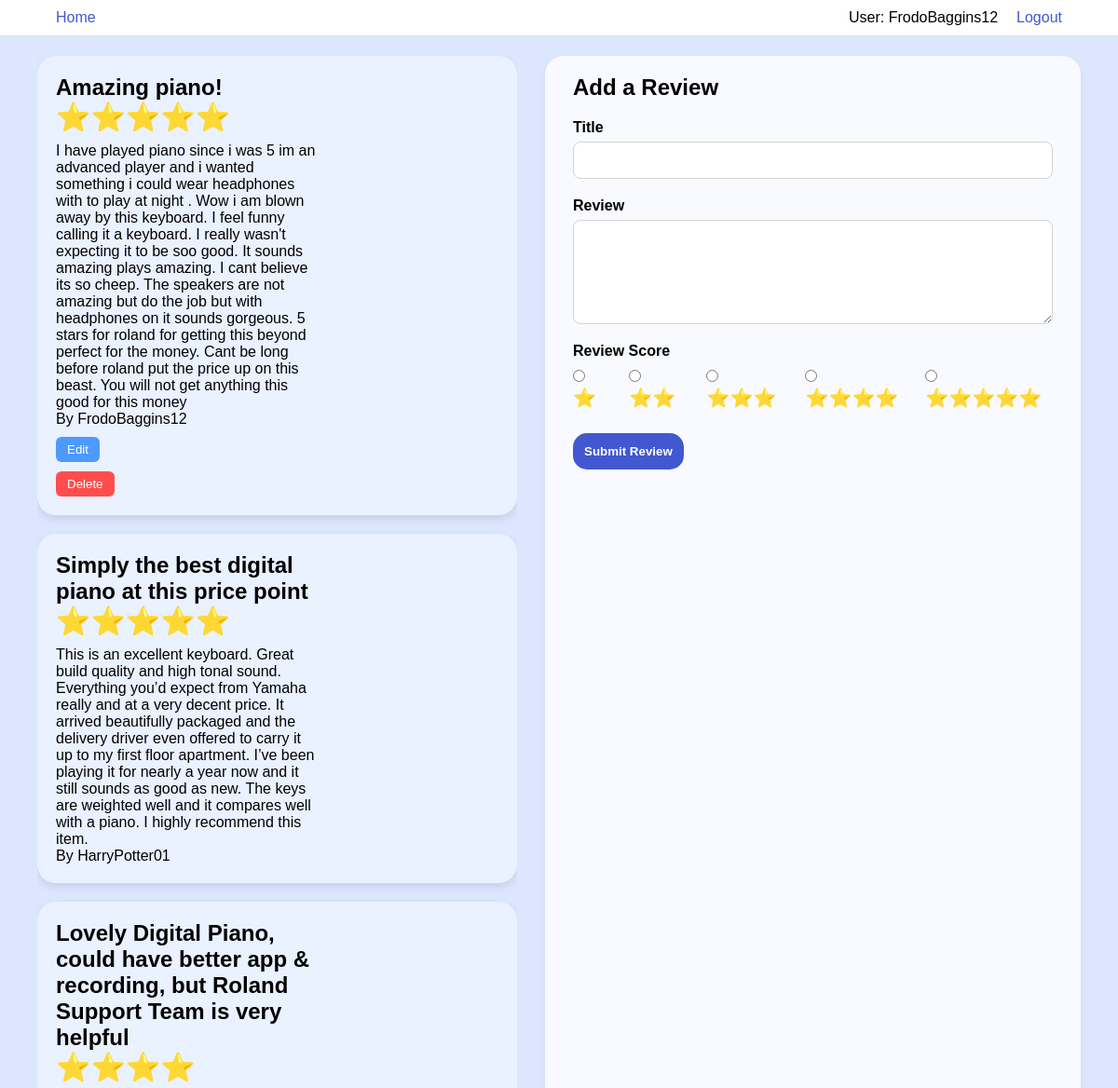
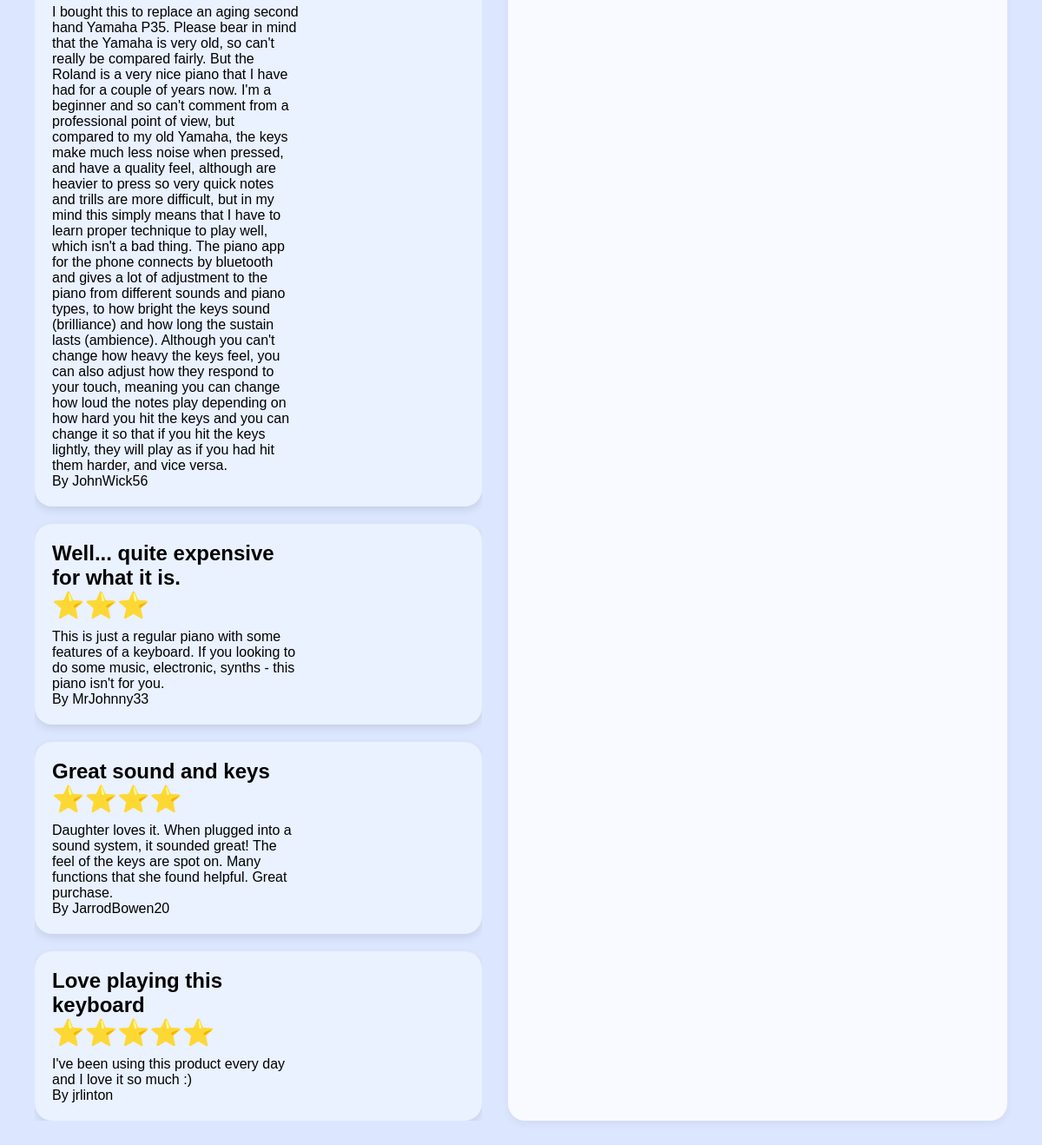
/products/ffd9d9a8-b11c-4a63-ba29-fe113830c6e8 (signed in), run on the app's committed database (2 pictures, top to bottom).
### tables this page shows
CREATE TABLE Reviews (
        review_id TEXT PRIMARY KEY,
        product_id TEXT NOT NULL,
        username TEXT NOT NULL,
        review_title TEXT NOT NULL,
        review_body TEXT NOT NULL,
        review_score INTEGER NOT NULL,
        FOREIGN KEY (product_id) REFERENCES Products(product_id),
        FOREIGN KEY (username) REFERENCES Users(username)
    );

### Source/flask_app.py (the view, shortened to what this page needs)
@app.route("/products/<product_id>", methods=["GET", "POST"])
@login_required
def review_page(product_id):
    reviews = build_list_of_reviews(product_id)
    return render_template("review-page.html", reviews=reviews)

### Source/Helpers/build_list_of_reviews_helper.py (called while the page is built)
def build_list_of_reviews(product_id):
    query = f"SELECT review_id, review_title, review_body, review_score, username FROM {REVIEW_TABLE_NAME} WHERE product_id = ?"
    cur, con = query_database(query, params=(product_id,))
    rows = cur.fetchall()
    con.close()
    reviews = []
    for row in rows:
        review_id, review_title, review_body, review_score, username = row
        review = Review(review_id, review_title, review_body, review_score, username, product_id)
        reviews.append(review)
    return reviews

### Source/Helpers/build_user_class_from_database_helper.py (called while the page is built)
def build_user(username):
    query = f"SELECT is_admin FROM {USER_TABLE_NAME} WHERE username = ? LIMIT 1"
    cur, con = query_database(query, params=(username,))
    result = cur.fetchone()
    con.close()
    if result is None:
        return None
    else:
        return User(username, bool(result[0]))

### Source/Helpers/database_query_helper.py (called while the page is built)
def query_database(query, **kwargs):
    base_dir = os.path.dirname(os.path.abspath(__file__))
    full_path = os.path.join(base_dir, "../..", "Databases", DATABASE_FILE_NAME)
    params = kwargs.get('params', None)
    con = sqlite3.connect(full_path)
    con.execute("PRAGMA foreign_keys = ON")  # Enable foreign keys
    cur = con.cursor()
    if params is None:
        result = cur.execute(query)
    else:
        result = cur.execute(query, params)
    con.commit()
    return result, con

### Source/Models/user.py (called while the page is built)
    def get_id(self):
        return self.username

    @property
    def is_authenticated(self):
        return True

### Source/flask_app.py (called while the page is built)
@login_manager.user_loader
def load_user(username):
    return build_user(username)

### Source/templates/review-page.html (shortened to what this page needs)
{% extends "base-template.html" %}
{% block stylesheet %}
<link rel="stylesheet" href="{{ url_for('static', filename='CSS/review-page.css') }}">
{% endblock %}
{% block content %}
<div class="review-page-container">
  <div class="reviews-left">
    <div class="review-list">
      {% for review in reviews %}
      <div class="review-card">
        <div class="review-info">
          <h2>{{ review.review_title }}</h2>
          <h3>{{ "⭐️" * review.review_score }}</h3>
          <p>{{ review.review_body }}</p>
          <p>By {{ review.username }}</p>
          {% if current_user.get_id() == review.username %}
          <form method="GET" action="{{ url_for('edit_review', product_id=review.product_id, review_id=review.review_id) }}">
            <button type="submit" class="edit-btn">Edit</button>
          </form>
          <form method="POST" action="{{ url_for('delete_review_form', review_id=review.review_id) }}"
                onsubmit="return confirm('Are you sure you want to delete this review?');">
            <button type="submit" class="delete-btn">Delete</button>
          </form>
          {% endif %}
        </div>
      </div>
      {% endfor %}
    </div>
  </div>
  <div class="review-form-right">
    <h2>Add a Review</h2>
    <form method="POST">
      <div class="field">
        <label for="review_title">Title</label>
        <input type="text" id="review_title" name="review_title" required>
      </div>
      <div class="field">
        <label for="review_body">Review</label>
        <textarea id="review_body" name="review_body" rows="5" required></textarea>
      </div>
      <div class="field">
        <label>Review Score</label>
        <div class="radio-group">
          {% for i in range(1, 6) %}
          <label>
            <input type="radio" name="review_score" value="{{ i }}" required> {{ "⭐️" * i }}
          </label>
          {% endfor %}
        </div>
      </div>
      <input type="submit" value="Submit Review">
    </form>
  </div>
</div>
{% endblock %}

### Source/templates/base-template.html (shortened to what this page needs)
<!DOCTYPE html>
<html lang="en" dir="ltr">
  <head>
    <link rel="stylesheet" href="{{ url_for('static', filename='CSS/constants.css') }}">
    <link rel="stylesheet" href="{{ url_for('static', filename='CSS/base-template.css') }}">
    {% block stylesheet %}{% endblock%}
  </head>
  <body>
    {% block header %}
    <header class="site-header">
      <nav class="navbar">
        <a href="{{ url_for('root_page') }}" class="nav-left link">Home</a>
        <div class="nav-right-group">
          <span>User: {{ current_user.get_id() }}</span>
          <a href="{{ url_for('logout') }}" class="link">Logout</a>
        </div>
      </nav>
    </header>
    {% endblock %}
    {% block content %}{% endblock %}
  </body>
</html>

### Source/static/CSS/constants.css (style rules this page uses)
:root { --webpage-background: #dce7ff; --header-gradient: linear-gradient(-190deg, #8e98c5, #3239a8); --button-gradient: linear-gradient(10deg, #6c749a, #0b16ba); --border-colour: #4158d0; }

### Source/static/CSS/base-template.css (style rules this page uses)
* { margin: 0; padding: 0; box-sizing: border-box; font-family: 'Amazon Ember', sans-serif; }
html,body { padding-top: 20px; display: flex; justify-content: center; align-items: center; height: auto; width: auto; overflow-y: auto; place-items: center; background: var(--webpage-background); }
.site-header { width: 100%; background-color: #fff; border-bottom: 1px solid #ddd; position: fixed; top: 0; left: 0; z-index: 1000; padding: 10px 40px; box-sizing: border-box; }
.link { color: var(--border-colour); }
.navbar { display: flex; justify-content: space-between; align-items: center; padding: 0 20px; }
.nav-left { text-decoration: none; user-select: none; }
.nav-right-group { display: flex; gap: 20px; align-items: center; user-select: none; }
.nav-right-group a { text-decoration: none; }

### Source/static/CSS/review-page.css (style rules this page uses)
.review-page-container { display: flex; gap: 30px; padding: 20px 40px 40px; height: 100%; box-sizing: border-box; }
.reviews-left { flex: 1; overflow-y: auto; }
.review-list { display: flex; flex-direction: column; gap: 20px; padding: 0; }
.review-card { display: flex; justify-content: space-between; align-items: center; background: #eaf1ff; border-radius: 20px; padding: 20px; box-shadow: 0px 4px 10px rgba(0, 0, 0, 0.1); }
.review-info { max-width: 60%; }
.review-info h2 { margin-bottom: 0; }
.review-info h3 { font-size: 30px; margin-bottom: 10px; }
.review-form-right { flex: 1; background: #f8faff; border-radius: 20px; padding: 20px 30px; box-shadow: 0px 4px 10px rgba(0,0,0,0.05); overflow-y: auto; }
.review-form-right h2 { margin-bottom: 20px; user-select: none; }
.review-form-right form .field { margin-bottom: 20px; display: flex; flex-direction: column; }
.review-form-right form label { font-weight: 600; margin-bottom: 6px; user-select: none; }
.review-form-right form input[type="text"], .review-form-right form input[type="number"], .review-form-right form textarea { padding: 10px; border: 1px solid lightgrey; border-radius: 8px; font-size: 16px; resize: vertical; }
.review-form-right form input[type="submit"] { background: #4158d0; color: white; font-weight: 600; padding: 12px; border: none; border-radius: 15px; cursor: pointer; transition: background-color 0.3s ease; }
.delete-btn { background-color: #ff4d4d; color: white; border: none; padding: 6px 12px; border-radius: 6px; cursor: pointer; margin-top: 10px; }
.edit-btn { background-color: #4d9aff; color: white; border: none; padding: 6px 12px; border-radius: 6px; cursor: pointer; margin-top: 10px; }
.radio-group { display: flex; gap: 15px; }
.radio-group label { font-size: 20px; user-select: none; cursor: pointer; }
input[type="radio"] { margin-right: 6px; cursor: pointer; }

### data on the page
Reviews: review_title "Amazing piano!", review_score "⭐️⭐️⭐️⭐️⭐️", review_body "I have played piano since i was 5 im an advanced player and i wanted something i could wear headphones with to play at night . Wow i am blown away by this keyboard. I feel funny calling it a keyboard. I really wasn't expecting it to be soo good. It sounds amazing plays amazing. I cant believe its so cheep. The speakers are not amazing but do the job but with headphones on it sounds gorgeous. 5 stars for roland for getting this beyond perfect for the money. Cant be long before roland put the price up on this beast. You will not get anything this good for this money", username "FrodoBaggins12"
Reviews: review_title "Simply the best digital piano at this price point", review_score "⭐️⭐️⭐️⭐️⭐️", review_body "This is an excellent keyboard. Great build quality and high tonal sound. Everything you’d expect from Yamaha really and at a very decent price. It arrived beautifully packaged and the delivery driver even offered to carry it up to my first floor apartment. I’ve been playing it for nearly a year now and it still sounds as good as new. The keys are weighted well and it compares well with a piano. I highly recommend this item.", username "HarryPotter01"
Reviews: review_title "Lovely Digital Piano, could have better app & recording, but Roland Support Team is very helpful", review_score "⭐️⭐️⭐️⭐️", review_body "I bought this to replace an aging second hand Yamaha P35. Please bear in mind that the Yamaha is very old, so can't really be compared fairly. But the Roland is a very nice piano that I have had for a couple of years now. I'm a beginner and so can't comment from a professional point of view, but compared to my old Yamaha, the keys make much less noise when pressed, and have a quality feel, although are heavier to press so very quick notes and trills are more difficult, but in my mind this simply means that I have to learn proper technique to play well, which isn't a bad thing. The piano app for the phone connects by bluetooth and gives a lot of adjustment to the piano from different sounds…", username "JohnWick56"
Reviews: review_title "Well... quite expensive for what it is.", review_score "⭐️⭐️⭐️", review_body "This is just a regular piano with some features of a keyboard. If you looking to do some music, electronic, synths - this piano isn't for you.", username "MrJohnny33"
Reviews: review_title "Great sound and keys", review_score "⭐️⭐️⭐️⭐️", review_body "Daughter loves it. When plugged into a sound system, it sounded great! The feel of the keys are spot on. Many functions that she found helpful. Great purchase.", username "JarrodBowen20"
Reviews: review_title "Love playing this keyboard", review_score "⭐️⭐️⭐️⭐️⭐️", review_body "I've been using this product every day and I love it so much :)", username "jrlinton"

### other printed values
{{ current_user.get_id() }} "FrodoBaggins12"
{{ "⭐️" * i }} "⭐️" "⭐️⭐️" "⭐️⭐️⭐️" "⭐️⭐️⭐️⭐️" "⭐️⭐️⭐️⭐️⭐️"
